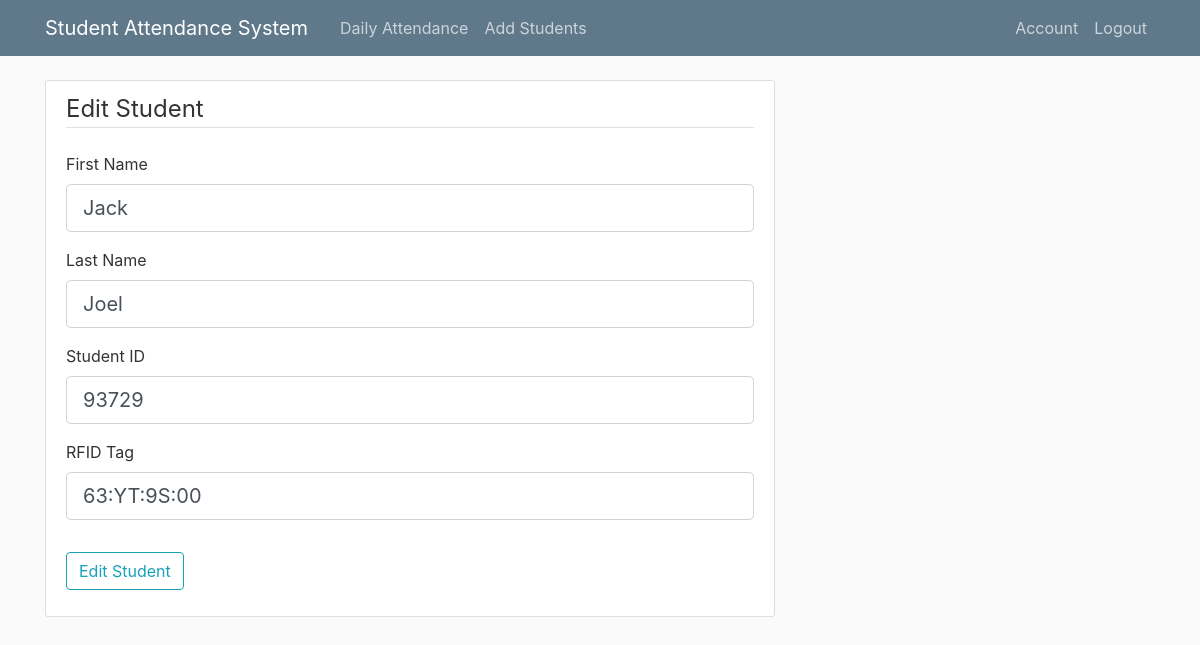
The page /stedit/93729 (signed in) on the database its author committed.
### app/models.py (models this page shows, shortened)
class student(db.Model):
	__tablename__ = "student"
	lname = db.Column(db.String(128))
	fname = db.Column(db.String(128))
	id = db.Column(db.Integer, primary_key=True)
	rfid = db.Column(db.String(16))
	present = db.Column(db.String(16))
	subject = db.Column(db.String(20))

### app/routes.py (the view)
@app.route("/stedit/<id>", methods=['GET', 'POST'])
@login_required
def stedit(id):
	user = student.query.filter_by(id=id).first_or_404()
	form = EditStudent(obj=user)
	if form.validate_on_submit():
		form.populate_obj(user)
		db.session.commit()
		flash('Student edited')
		return redirect(url_for('attendance'))
	return render_template('stedit.html', title='Edit Student', form=form)

### app/forms.py
class EditStudent(FlaskForm):
	fname = StringField('First Name', validators=[DataRequired()])
	lname = StringField('Last Name', validators=[DataRequired()])
	id = IntegerField('Student ID', validators=[DataRequired()])
	rfid = StringField('RFID Tag', validators=[DataRequired()])
	submit = SubmitField('Edit Student')

### app/models.py (called while the page is built)
@login_manager.user_loader
def load_user(user_id):
	user = teacher.query.get(int(user_id))
	if user:
		return user

### app/templates/stedit.html (shortened to what this page needs)
{% extends "base.html" %}
{% block content %}
    <div class="content-section">
        <form method="POST" action="">
            <fieldset class="form-group">
                <legend class="border-bottom mb-4">Edit Student</legend>
                <div class="form-group">
                    {{ form.fname.label(class="form-control-label") }}
                    {% if form.fname.errors %}
                        {{ form.fname(class="form-control form-control-lg is-invalid") }}
                        <div class="invalid-feedback">
                            {% for error in form.fname.errors %}
                                <span>{{ error }}</span>
                            {% endfor %}
                        </div>
                    {% else %}
                        {{ form.fname(class="form-control form-control-lg") }}
                    {% endif %}
                </div>
                <div class="form-group">
                    {{ form.lname.label(class="form-control-label") }}
                    {% if form.lname.errors %}
                        {{ form.lname(class="form-control form-control-lg is-invalid") }}
                        <div class="invalid-feedback">
                            {% for error in form.lname.errors %}
                                <span>{{ error }}</span>
                            {% endfor %}
                        </div>
                    {% else %}
                        {{ form.lname(class="form-control form-control-lg") }}
                    {% endif %}
                </div>
                <div class="form-group">
                    {{ form.id.label(class="form-control-label") }}
                    {% if form.id.errors %}
                        {{ form.id(class="form-control form-control-lg is-invalid") }}
                        <div class="invalid-feedback">
                            {% for error in form.id.errors %}
                                <span>{{ error }}</span>
                            {% endfor %}
                        </div>
                    {% else %}
                        {{ form.id(class="form-control form-control-lg") }}
                    {% endif %}
                </div>
                <div class="form-group">
                    {{ form.rfid.label(class="form-control-label") }}
                    {% if form.rfid.errors %}
                        {{ form.rfid(class="form-control form-control-lg is-invalid") }}
                        <div class="invalid-feedback">
                                <span>{{ error }}</span>
                            {% for error in form.rfid.errors %}
                            {% endfor %}
                        </div>
                    {% else %}
                        {{ form.rfid(class="form-control form-control-lg") }}
                    {% endif %}
                </div>
            </fieldset>
            <div class="form-group">
                {{ form.submit(class="btn btn-outline-info") }}
            </div>
        </form>
    </div>
{% endblock content %}

### app/static/styles/main.css (style rules this page uses)
body { background: #fafafa; color: #333333; margin-top: 5rem; }
.content-section { background: #ffffff; padding: 10px 20px; border: 1px solid #dddddd; border-radius: 3px; margin-bottom: 20px; }

### rows shown on the page
student: fname "Jack", lname "Joel", id "93729", rfid "63:YT:9S:00"
